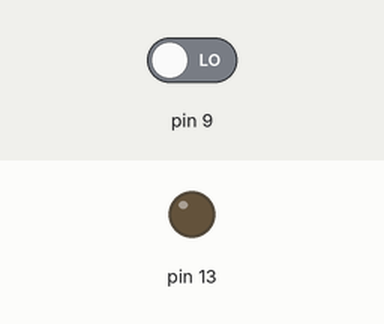
A sketch run on a simulated Arduino Uno, built with avr-gcc and run on an emulated ATmega328P. Shown: output pins drawn as LEDs (lit = HIGH). The test bench sets the inputs (shaded band); at power-on: pin 9 LOW.

Above: at 1.2 s.
1.3 s: pin 9 driven HIGH
At 2.0 s:
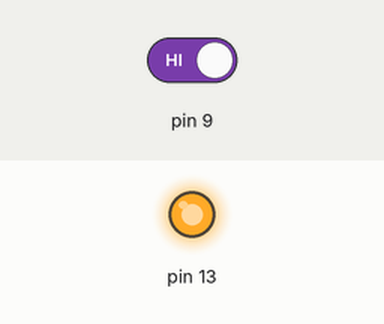
2.8 s: pin 9 driven LOW
At 3.1 s:
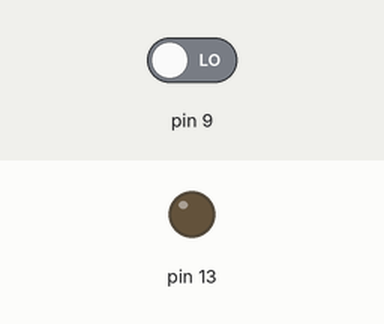
Timing chart, 0 to 5.8 s (numbered marks = the images above; inputs shaded):
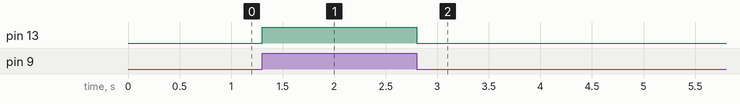

The sketch:

Uygulama_4.2.ino
```cpp
/*
Program No: 4.2
Program Adı: Butona basıldığında LED’i yak
Kullanılan Geliştirme Kiti: Arduino Uno
Kullanılan Eklenti: -
Web Adres: www.ArduinoUygulamalari.com
-------------------------------------------------
*/
void setup() {
  // Hangi dijital pinleri output olarak seçeceğimizi belirtiyoruz.
  pinMode(13, OUTPUT);
  pinMode(9, INPUT);
}
int butondegeri = 0;
void loop() {
  butondegeri = digitalRead(9);
  digitalWrite(13, butondegeri);
}
```

Measured:
- after the input at 1.3 s, pin 13: LOW → HIGH at once
- after the input at 2.8 s, pin 13: HIGH → LOW at once
